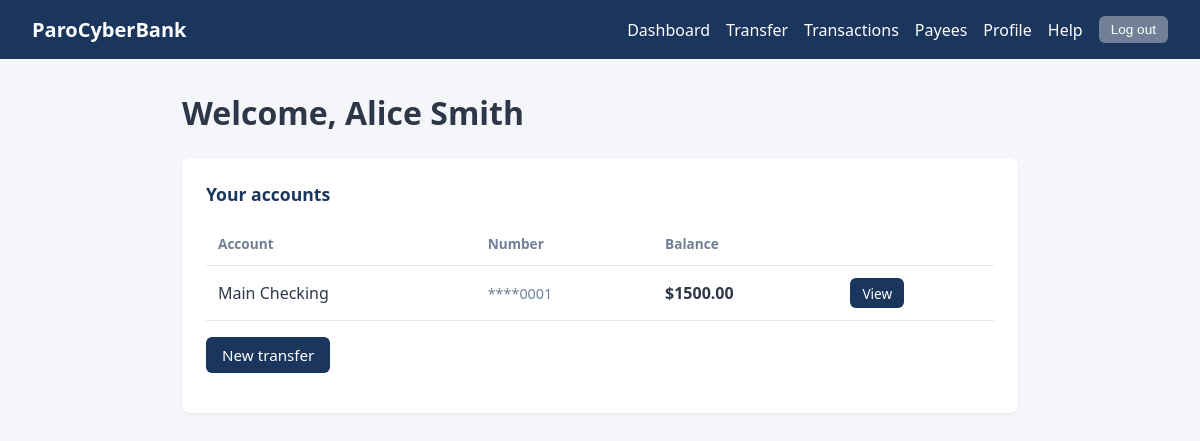
The app's page /dashboard (signed in) with its own data.
### tables this page shows
CREATE TABLE accounts (
                id INTEGER PRIMARY KEY AUTOINCREMENT,
                user_id INTEGER NOT NULL,
                account_number TEXT UNIQUE NOT NULL,
                name TEXT NOT NULL,
                balance_cents INTEGER NOT NULL DEFAULT 0,
                FOREIGN KEY (user_id) REFERENCES users(id)
            );

### app.py (the view)
@app.route("/dashboard")
@login_required
def dashboard():
    conn = get_db()
    accounts = conn.execute(
        "SELECT id, account_number, name, balance_cents FROM accounts WHERE user_id = ?",
        (session["user_id"],),
    ).fetchall()
    conn.close()
    return render_template(
        "dashboard.html",
        full_name=session.get("full_name"),
        accounts=[row_to_account(r) for r in accounts],
    )

### app.py (called while the page is built)
def get_db():
    conn = sqlite3.connect(DATABASE)
    conn.row_factory = sqlite3.Row
    return conn

def login_required(f):
    @wraps(f)
    def wrapped(*args, **kwargs):
        if "user_id" not in session:
            if request.is_json or request.path.startswith("/api/"):
                return jsonify({"error": "Login required"}), 401
            return redirect(url_for("login_page", next=request.url))
        return f(*args, **kwargs)
    return wrapped

def row_to_account(r):
    return {
        "id": r["id"],
        "account_number": r["account_number"],
        "name": r["name"],
        "balance_cents": r["balance_cents"],
        "balance": f"{r['balance_cents'] / 100:.2f}",
    }

### templates/dashboard.html (shortened to what this page needs)
{% extends "base.html" %}
{% block content %}
<h1 style="margin: 0 0 1.5rem;">Welcome, {{ full_name }}</h1>
<div class="card">
  <h2>Your accounts</h2>
  {% if accounts %}
  <table>
    <thead>
      <tr>
        <th>Account</th>
        <th>Number</th>
        <th>Balance</th>
        <th></th>
      </tr>
    </thead>
    <tbody>
      {% for a in accounts %}
      <tr>
        <td>{{ a.name }}</td>
        <td class="muted">****{{ a.account_number[-4:] }}</td>
        <td><strong>${{ a.balance }}</strong></td>
        <td><a href="/accounts/{{ a.id }}" class="btn btn-small">View</a></td>
      </tr>
      {% endfor %}
    </tbody>
  </table>
  {% else %}
  <p class="muted">No accounts.</p>
  {% endif %}
  <p style="margin-top: 1rem;"><a href="/transfer" class="btn">New transfer</a></p>
</div>
{% endblock %}

### records on screen
accounts: name "Main Checking", account_number "0001", balance "1500.00"

### other values on screen
{{ full_name }} "Alice Smith"
